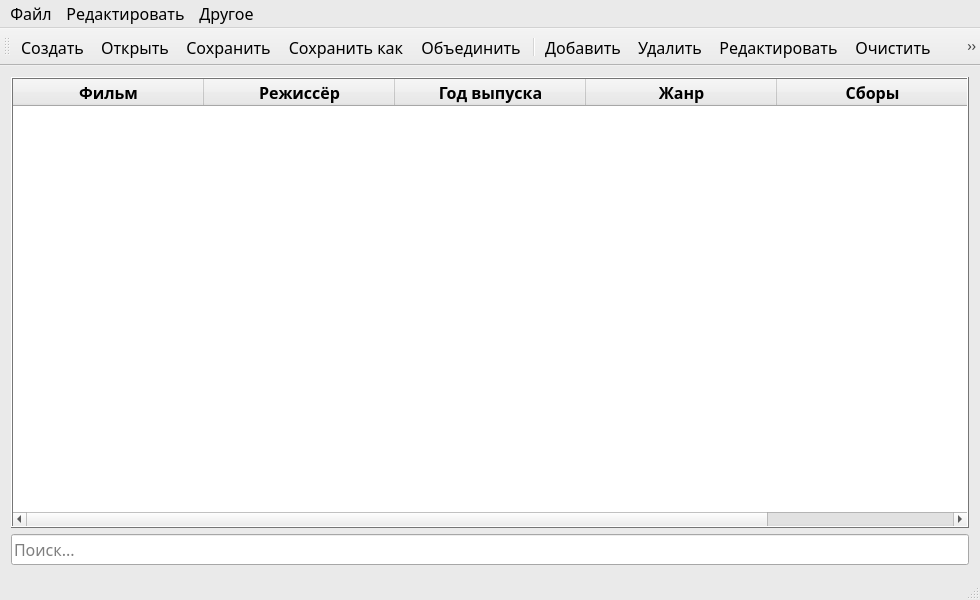
<?xml version="1.0" encoding="UTF-8"?>
<ui version="4.0">
 <class>MainWindow</class>
 <widget class="QMainWindow" name="MainWindow">
  <property name="geometry">
   <rect>
    <x>0</x>
    <y>0</y>
    <width>980</width>
    <height>600</height>
   </rect>
  </property>
  <property name="minimumSize">
   <size>
    <width>980</width>
    <height>600</height>
   </size>
  </property>
  <property name="maximumSize">
   <size>
    <width>980</width>
    <height>600</height>
   </size>
  </property>
  <property name="palette">
   <palette>
    <active>
     <colorrole role="WindowText">
      <brush brushstyle="SolidPattern">
       <color alpha="255">
        <red>0</red>
        <green>0</green>
        <blue>0</blue>
       </color>
      </brush>
     </colorrole>
     <colorrole role="Button">
      <brush brushstyle="SolidPattern">
       <color alpha="255">
        <red>234</red>
        <green>234</green>
        <blue>234</blue>
       </color>
      </brush>
     </colorrole>
     <colorrole role="Light">
      <brush brushstyle="SolidPattern">
       <color alpha="255">
        <red>255</red>
        <green>255</green>
        <blue>255</blue>
       </color>
      </brush>
     </colorrole>
     <colorrole role="Midlight">
      <brush brushstyle="SolidPattern">
       <color alpha="255">
        <red>244</red>
        <green>244</green>
        <blue>244</blue>
       </color>
      </brush>
     </colorrole>
     <colorrole role="Dark">
      <brush brushstyle="SolidPattern">
       <color alpha="255">
        <red>117</red>
        <green>117</green>
        <blue>117</blue>
       </color>
      </brush>
     </colorrole>
     <colorrole role="Mid">
      <brush brushstyle="SolidPattern">
       <color alpha="255">
        <red>156</red>
        <green>156</green>
        <blue>156</blue>
       </color>
      </brush>
     </colorrole>
     <colorrole role="Text">
      <brush brushstyle="SolidPattern">
       <color alpha="255">
        <red>0</red>
        <green>0</green>
        <blue>0</blue>
       </color>
      </brush>
     </colorrole>
     <colorrole role="BrightText">
      <brush brushstyle="SolidPattern">
       <color alpha="255">
        <red>255</red>
        <green>255</green>
        <blue>255</blue>
       </color>
      </brush>
     </colorrole>
     <colorrole role="ButtonText">
      <brush brushstyle="SolidPattern">
       <color alpha="255">
        <red>0</red>
        <green>0</green>
        <blue>0</blue>
       </color>
      </brush>
     </colorrole>
     <colorrole role="Base">
      <brush brushstyle="SolidPattern">
       <color alpha="255">
        <red>255</red>
        <green>255</green>
        <blue>255</blue>
       </color>
      </brush>
     </colorrole>
     <colorrole role="Window">
      <brush brushstyle="SolidPattern">
       <color alpha="255">
        <red>234</red>
        <green>234</green>
        <blue>234</blue>
       </color>
      </brush>
     </colorrole>
     <colorrole role="Shadow">
      <brush brushstyle="SolidPattern">
       <color alpha="255">
        <red>0</red>
        <green>0</green>
        <blue>0</blue>
       </color>
      </brush>
     </colorrole>
     <colorrole role="AlternateBase">
      <brush brushstyle="SolidPattern">
       <color alpha="255">
        <red>244</red>
        <green>244</green>
        <blue>244</blue>
       </color>
      </brush>
     </colorrole>
     <colorrole role="ToolTipBase">
      <brush brushstyle="SolidPattern">
       <color alpha="255">
        <red>255</red>
        <green>255</green>
        <blue>220</blue>
       </color>
      </brush>
     </colorrole>
     <colorrole role="ToolTipText">
      <brush brushstyle="SolidPattern">
       <color alpha="255">
        <red>0</red>
        <green>0</green>
        <blue>0</blue>
       </color>
      </brush>
     </colorrole>
     <colorrole role="PlaceholderText">
      <brush brushstyle="SolidPattern">
       <color alpha="128">
        <red>0</red>
        <green>0</green>
        <blue>0</blue>
       </color>
      </brush>
     </colorrole>
    </active>
    <inactive>
     <colorrole role="WindowText">
      <brush brushstyle="SolidPattern">
       <color alpha="255">
        <red>0</red>
        <green>0</green>
        <blue>0</blue>
       </color>
      </brush>
     </colorrole>
     <colorrole role="Button">
      <brush brushstyle="SolidPattern">
       <color alpha="255">
        <red>234</red>
        <green>234</green>
        <blue>234</blue>
       </color>
      </brush>
     </colorrole>
     <colorrole role="Light">
      <brush brushstyle="SolidPattern">
       <color alpha="255">
        <red>255</red>
        <green>255</green>
        <blue>255</blue>
       </color>
      </brush>
     </colorrole>
     <colorrole role="Midlight">
      <brush brushstyle="SolidPattern">
       <color alpha="255">
        <red>244</red>
        <green>244</green>
        <blue>244</blue>
       </color>
      </brush>
     </colorrole>
     <colorrole role="Dark">
      <brush brushstyle="SolidPattern">
       <color alpha="255">
        <red>117</red>
        <green>117</green>
        <blue>117</blue>
       </color>
      </brush>
     </colorrole>
     <colorrole role="Mid">
      <brush brushstyle="SolidPattern">
       <color alpha="255">
        <red>156</red>
        <green>156</green>
        <blue>156</blue>
       </color>
      </brush>
     </colorrole>
     <colorrole role="Text">
      <brush brushstyle="SolidPattern">
       <color alpha="255">
        <red>0</red>
        <green>0</green>
        <blue>0</blue>
       </color>
      </brush>
     </colorrole>
     <colorrole role="BrightText">
      <brush brushstyle="SolidPattern">
       <color alpha="255">
        <red>255</red>
        <green>255</green>
        <blue>255</blue>
       </color>
      </brush>
     </colorrole>
     <colorrole role="ButtonText">
      <brush brushstyle="SolidPattern">
       <color alpha="255">
        <red>0</red>
        <green>0</green>
        <blue>0</blue>
       </color>
      </brush>
     </colorrole>
     <colorrole role="Base">
      <brush brushstyle="SolidPattern">
       <color alpha="255">
        <red>255</red>
        <green>255</green>
        <blue>255</blue>
       </color>
      </brush>
     </colorrole>
     <colorrole role="Window">
      <brush brushstyle="SolidPattern">
       <color alpha="255">
        <red>234</red>
        <green>234</green>
        <blue>234</blue>
       </color>
      </brush>
     </colorrole>
     <colorrole role="Shadow">
      <brush brushstyle="SolidPattern">
       <color alpha="255">
        <red>0</red>
        <green>0</green>
        <blue>0</blue>
       </color>
      </brush>
     </colorrole>
     <colorrole role="AlternateBase">
      <brush brushstyle="SolidPattern">
       <color alpha="255">
        <red>244</red>
        <green>244</green>
        <blue>244</blue>
       </color>
      </brush>
     </colorrole>
     <colorrole role="ToolTipBase">
      <brush brushstyle="SolidPattern">
       <color alpha="255">
        <red>255</red>
        <green>255</green>
        <blue>220</blue>
       </color>
      </brush>
     </colorrole>
     <colorrole role="ToolTipText">
      <brush brushstyle="SolidPattern">
       <color alpha="255">
        <red>0</red>
        <green>0</green>
        <blue>0</blue>
       </color>
      </brush>
     </colorrole>
     <colorrole role="PlaceholderText">
      <brush brushstyle="SolidPattern">
       <color alpha="128">
        <red>0</red>
        <green>0</green>
        <blue>0</blue>
       </color>
      </brush>
     </colorrole>
    </inactive>
    <disabled>
     <colorrole role="WindowText">
      <brush brushstyle="SolidPattern">
       <color alpha="255">
        <red>117</red>
        <green>117</green>
        <blue>117</blue>
       </color>
      </brush>
     </colorrole>
     <colorrole role="Button">
      <brush brushstyle="SolidPattern">
       <color alpha="255">
        <red>234</red>
        <green>234</green>
        <blue>234</blue>
       </color>
      </brush>
     </colorrole>
     <colorrole role="Light">
      <brush brushstyle="SolidPattern">
       <color alpha="255">
        <red>255</red>
        <green>255</green>
        <blue>255</blue>
       </color>
      </brush>
     </colorrole>
     <colorrole role="Midlight">
      <brush brushstyle="SolidPattern">
       <color alpha="255">
        <red>244</red>
        <green>244</green>
        <blue>244</blue>
       </color>
      </brush>
     </colorrole>
     <colorrole role="Dark">
      <brush brushstyle="SolidPattern">
       <color alpha="255">
        <red>117</red>
        <green>117</green>
        <blue>117</blue>
       </color>
      </brush>
     </colorrole>
     <colorrole role="Mid">
      <brush brushstyle="SolidPattern">
       <color alpha="255">
        <red>156</red>
        <green>156</green>
        <blue>156</blue>
       </color>
      </brush>
     </colorrole>
     <colorrole role="Text">
      <brush brushstyle="SolidPattern">
       <color alpha="255">
        <red>117</red>
        <green>117</green>
        <blue>117</blue>
       </color>
      </brush>
     </colorrole>
     <colorrole role="BrightText">
      <brush brushstyle="SolidPattern">
       <color alpha="255">
        <red>255</red>
        <green>255</green>
        <blue>255</blue>
       </color>
      </brush>
     </colorrole>
     <colorrole role="ButtonText">
      <brush brushstyle="SolidPattern">
       <color alpha="255">
        <red>117</red>
        <green>117</green>
        <blue>117</blue>
       </color>
      </brush>
     </colorrole>
     <colorrole role="Base">
      <brush brushstyle="SolidPattern">
       <color alpha="255">
        <red>234</red>
        <green>234</green>
        <blue>234</blue>
       </color>
      </brush>
     </colorrole>
     <colorrole role="Window">
      <brush brushstyle="SolidPattern">
       <color alpha="255">
        <red>234</red>
        <green>234</green>
        <blue>234</blue>
       </color>
      </brush>
     </colorrole>
     <colorrole role="Shadow">
      <brush brushstyle="SolidPattern">
       <color alpha="255">
        <red>0</red>
        <green>0</green>
        <blue>0</blue>
       </color>
      </brush>
     </colorrole>
     <colorrole role="AlternateBase">
      <brush brushstyle="SolidPattern">
       <color alpha="255">
        <red>234</red>
        <green>234</green>
        <blue>234</blue>
       </color>
      </brush>
     </colorrole>
     <colorrole role="ToolTipBase">
      <brush brushstyle="SolidPattern">
       <color alpha="255">
        <red>255</red>
        <green>255</green>
        <blue>220</blue>
       </color>
      </brush>
     </colorrole>
     <colorrole role="ToolTipText">
      <brush brushstyle="SolidPattern">
       <color alpha="255">
        <red>0</red>
        <green>0</green>
        <blue>0</blue>
       </color>
      </brush>
     </colorrole>
     <colorrole role="PlaceholderText">
      <brush brushstyle="SolidPattern">
       <color alpha="128">
        <red>0</red>
        <green>0</green>
        <blue>0</blue>
       </color>
      </brush>
     </colorrole>
    </disabled>
   </palette>
  </property>
  <property name="font">
   <font>
    <pointsize>12</pointsize>
   </font>
  </property>
  <property name="windowTitle">
   <string>Фильмы</string>
  </property>
  <property name="styleSheet">
   <string notr="true">s</string>
  </property>
  <widget class="QWidget" name="centralWidget">
   <layout class="QVBoxLayout" name="verticalLayout">
    <item>
     <widget class="QTableWidget" name="tableWidget">
      <property name="font">
       <font>
        <family>Segoe UI Semibold</family>
        <pointsize>12</pointsize>
        <weight>75</weight>
        <bold>true</bold>
       </font>
      </property>
      <property name="contextMenuPolicy">
       <enum>Qt::DefaultContextMenu</enum>
      </property>
      <property name="styleSheet">
       <string notr="true"/>
      </property>
      <property name="frameShape">
       <enum>QFrame::Box</enum>
      </property>
      <property name="frameShadow">
       <enum>QFrame::Raised</enum>
      </property>
      <property name="lineWidth">
       <number>1</number>
      </property>
      <property name="midLineWidth">
       <number>0</number>
      </property>
      <property name="autoScrollMargin">
       <number>16</number>
      </property>
      <property name="editTriggers">
       <set>QAbstractItemView::NoEditTriggers</set>
      </property>
      <property name="selectionMode">
       <enum>QAbstractItemView::SingleSelection</enum>
      </property>
      <property name="selectionBehavior">
       <enum>QAbstractItemView::SelectRows</enum>
      </property>
      <property name="textElideMode">
       <enum>Qt::ElideMiddle</enum>
      </property>
      <property name="sortingEnabled">
       <bool>true</bool>
      </property>
      <attribute name="horizontalHeaderCascadingSectionResizes">
       <bool>true</bool>
      </attribute>
      <attribute name="horizontalHeaderDefaultSectionSize">
       <number>191</number>
      </attribute>
      <attribute name="horizontalHeaderMinimumSectionSize">
       <number>60</number>
      </attribute>
      <attribute name="horizontalHeaderShowSortIndicator" stdset="0">
       <bool>true</bool>
      </attribute>
      <attribute name="horizontalHeaderStretchLastSection">
       <bool>true</bool>
      </attribute>
      <attribute name="verticalHeaderVisible">
       <bool>false</bool>
      </attribute>
      <column>
       <property name="text">
        <string>Фильм</string>
       </property>
       <property name="textAlignment">
        <set>AlignCenter</set>
       </property>
      </column>
      <column>
       <property name="text">
        <string>Режиссёр</string>
       </property>
       <property name="textAlignment">
        <set>AlignCenter</set>
       </property>
      </column>
      <column>
       <property name="text">
        <string>Год выпуска</string>
       </property>
       <property name="textAlignment">
        <set>AlignCenter</set>
       </property>
      </column>
      <column>
       <property name="text">
        <string>Жанр</string>
       </property>
       <property name="textAlignment">
        <set>AlignCenter</set>
       </property>
      </column>
      <column>
       <property name="text">
        <string>Сборы</string>
       </property>
       <property name="textAlignment">
        <set>AlignCenter</set>
       </property>
      </column>
     </widget>
    </item>
    <item>
     <widget class="QLineEdit" name="lineEdit">
      <property name="font">
       <font>
        <family>Segoe UI Semibold</family>
       </font>
      </property>
      <property name="text">
       <string/>
      </property>
      <property name="placeholderText">
       <string>Поиск...</string>
      </property>
     </widget>
    </item>
   </layout>
  </widget>
  <widget class="QMenuBar" name="menuBar">
   <property name="geometry">
    <rect>
     <x>0</x>
     <y>0</y>
     <width>980</width>
     <height>21</height>
    </rect>
   </property>
   <property name="font">
    <font>
     <family>Segoe UI Semibold</family>
    </font>
   </property>
   <widget class="QMenu" name="menu">
    <property name="title">
     <string>Файл</string>
    </property>
    <addaction name="action_New"/>
    <addaction name="action_Open"/>
    <addaction name="action_Save"/>
    <addaction name="action_SaveAs"/>
    <addaction name="action_Merge"/>
    <addaction name="action_Exit"/>
   </widget>
   <widget class="QMenu" name="menu_2">
    <property name="title">
     <string>Редактировать</string>
    </property>
    <addaction name="action_Add"/>
    <addaction name="action_Delete"/>
    <addaction name="action_Edit"/>
    <addaction name="action_Clear"/>
   </widget>
   <widget class="QMenu" name="menu_3">
    <property name="title">
     <string>Другое</string>
    </property>
    <addaction name="action_About"/>
   </widget>
   <addaction name="menu"/>
   <addaction name="menu_2"/>
   <addaction name="menu_3"/>
  </widget>
  <widget class="QToolBar" name="mainToolBar">
   <property name="font">
    <font>
     <family>Segoe UI Semibold</family>
    </font>
   </property>
   <attribute name="toolBarArea">
    <enum>TopToolBarArea</enum>
   </attribute>
   <attribute name="toolBarBreak">
    <bool>false</bool>
   </attribute>
   <addaction name="action_New"/>
   <addaction name="action_Open"/>
   <addaction name="action_Save"/>
   <addaction name="action_SaveAs"/>
   <addaction name="action_Merge"/>
   <addaction name="separator"/>
   <addaction name="action_Add"/>
   <addaction name="action_Delete"/>
   <addaction name="action_Edit"/>
   <addaction name="action_Clear"/>
   <addaction name="action_About"/>
   <addaction name="action_Exit"/>
  </widget>
  <widget class="QStatusBar" name="statusBar"/>
  <action name="action_New">
   <property name="icon">
    <iconset resource="resources.qrc">
     <normaloff>:/images/icons/new.png</normaloff>:/images/icons/new.png</iconset>
   </property>
   <property name="text">
    <string>Создать</string>
   </property>
   <property name="shortcut">
    <string>Ctrl+F</string>
   </property>
  </action>
  <action name="action_Open">
   <property name="icon">
    <iconset resource="resources.qrc">
     <normaloff>:/images/icons/open.png</normaloff>:/images/icons/open.png</iconset>
   </property>
   <property name="text">
    <string>Открыть</string>
   </property>
   <property name="shortcut">
    <string>Ctrl+O</string>
   </property>
  </action>
  <action name="action_Save">
   <property name="icon">
    <iconset resource="resources.qrc">
     <normaloff>:/images/icons/save.png</normaloff>:/images/icons/save.png</iconset>
   </property>
   <property name="text">
    <string>Сохранить</string>
   </property>
   <property name="shortcut">
    <string>Ctrl+S</string>
   </property>
  </action>
  <action name="action_SaveAs">
   <property name="icon">
    <iconset resource="resources.qrc">
     <normaloff>:/images/icons/save_as.png</normaloff>:/images/icons/save_as.png</iconset>
   </property>
   <property name="text">
    <string>Сохранить как</string>
   </property>
   <property name="shortcut">
    <string>Ctrl+Alt+S</string>
   </property>
  </action>
  <action name="action_Add">
   <property name="icon">
    <iconset resource="resources.qrc">
     <normaloff>:/images/icons/add.png</normaloff>:/images/icons/add.png</iconset>
   </property>
   <property name="text">
    <string>Добавить</string>
   </property>
   <property name="shortcut">
    <string>Ctrl+N</string>
   </property>
  </action>
  <action name="action_Delete">
   <property name="icon">
    <iconset resource="resources.qrc">
     <normaloff>:/images/icons/delete.png</normaloff>:/images/icons/delete.png</iconset>
   </property>
   <property name="text">
    <string>Удалить</string>
   </property>
   <property name="shortcut">
    <string>Ctrl+D</string>
   </property>
  </action>
  <action name="action_Clear">
   <property name="icon">
    <iconset resource="resources.qrc">
     <normaloff>:/images/icons/clear.png</normaloff>:/images/icons/clear.png</iconset>
   </property>
   <property name="text">
    <string>Очистить</string>
   </property>
   <property name="shortcut">
    <string>Ctrl+X</string>
   </property>
  </action>
  <action name="action_Edit">
   <property name="icon">
    <iconset resource="resources.qrc">
     <normaloff>:/images/icons/edit.png</normaloff>:/images/icons/edit.png</iconset>
   </property>
   <property name="text">
    <string>Редактировать</string>
   </property>
   <property name="shortcut">
    <string>Ctrl+E</string>
   </property>
  </action>
  <action name="action_About">
   <property name="icon">
    <iconset resource="resources.qrc">
     <normaloff>:/images/icons/about.png</normaloff>:/images/icons/about.png</iconset>
   </property>
   <property name="text">
    <string>О программе</string>
   </property>
   <property name="shortcut">
    <string>Ctrl+A</string>
   </property>
  </action>
  <action name="action_Merge">
   <property name="icon">
    <iconset resource="resources.qrc">
     <normaloff>:/images/icons/merge.png</normaloff>:/images/icons/merge.png</iconset>
   </property>
   <property name="text">
    <string>Объединить</string>
   </property>
   <property name="shortcut">
    <string>Ctrl+M</string>
   </property>
  </action>
  <action name="action_Exit">
   <property name="icon">
    <iconset resource="resources.qrc">
     <normaloff>:/images/icons/exit.png</normaloff>:/images/icons/exit.png</iconset>
   </property>
   <property name="text">
    <string>Выход</string>
   </property>
   <property name="shortcut">
    <string>`</string>
   </property>
  </action>
 </widget>
 <layoutdefault spacing="6" margin="11"/>
 <resources>
  <include location="resources.qrc"/>
 </resources>
 <connections/>
</ui>
